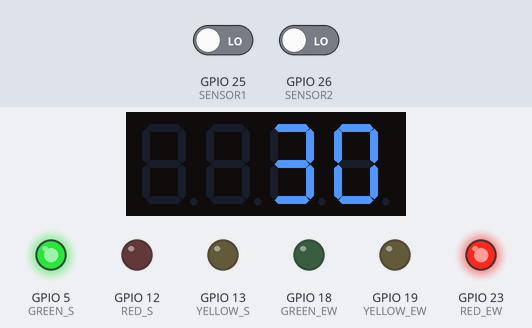
Simulated run of this sketch. Board: ESP32. Shown: 4-digit seven-segment display, output pins drawn as LEDs (lit = HIGH). The inputs (shaded band) are chosen by the test bench; at power-on: GPIO 25 (SENSOR1) LOW, GPIO 26 (SENSOR2) LOW. WiFi joins after 1.5 s; servers stay silent unless stated.

Above: at 0.1 s.
At 1.9 s:
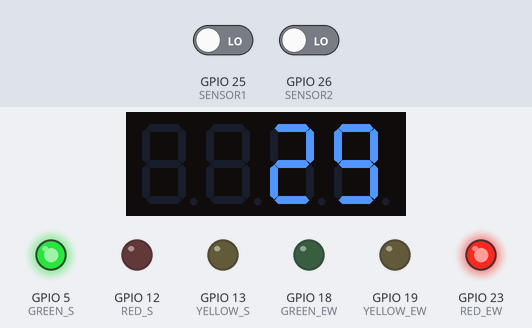
At 8.9 s:
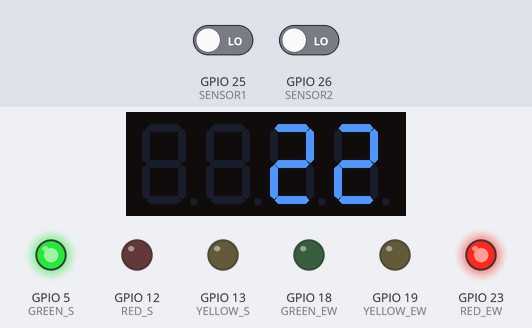
At 16.9 s:
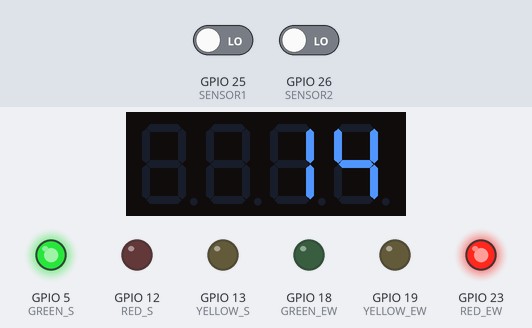
At 31.9 s:
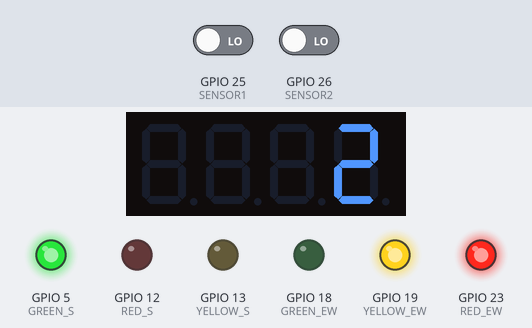
At 38.9 s:
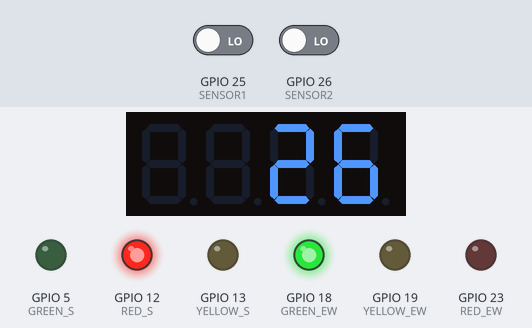
Timing chart, 0 to 40.0 s (numbered marks = the images above):
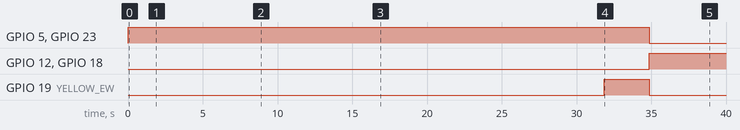

The sketch:

TrafficLights.ino
```cpp
#define BLYNK_PRINT Serial
#define BLYNK_TEMPLATE_ID "TMPL6tAvoUOJ6"
#define BLYNK_TEMPLATE_NAME "TrafficLights"

#include <WiFi.h>
#include <BlynkSimpleEsp32.h>
#include <TM1637Display.h>

// Define pins for seven segment display
#define CLK 27
#define DIO 14

TM1637Display display(CLK, DIO);

// Define traffic light pins for East-West (EW) and South (S)
#define RED_EW 23
#define YELLOW_EW 19
#define GREEN_EW 18

#define RED_S 12
#define YELLOW_S 13
#define GREEN_S 5

// Define sensor pins
#define SENSOR1 25
#define SENSOR2 26

// Blynk Auth Token
char auth[] = "PWGjZvkLXp8oqHEeYJR3YM2wgwqRd13z"; // Replace with your Blynk Auth Token
char ssid[] = "Anz"; // Replace with your WiFi SSID
char pass[] = "12345678"; // Replace with your WiFi password

// Durations in seconds
int redDuration = 30;
int yellowDuration = 2; // Duration for yellow light
int greenDuration = 30;

int sensor1State = 0;
int sensor2State = 0;

unsigned long previousMillis = 0;
unsigned long interval = 1000;

int counter = redDuration;
bool yellowTransition = false; // Flag to indicate yellow transition

// Blynk virtual pins
#define V0 V0 // Button for manual red EW
#define V1 V1 // Button for manual green EW
#define V2 V2 // Button for manual red S
#define V3 V3 // Button for manual green S

void setup() {
  Serial.begin(115200);

  // Initialize traffic light pins
  pinMode(RED_EW, OUTPUT);
  pinMode(YELLOW_EW, OUTPUT);
  pinMode(GREEN_EW, OUTPUT);

  pinMode(RED_S, OUTPUT);
  pinMode(YELLOW_S, OUTPUT);
  pinMode(GREEN_S, OUTPUT);

  // Initialize sensor pins
  pinMode(SENSOR1, INPUT);
  pinMode(SENSOR2, INPUT);

  // Initialize display
  display.setBrightness(0x0f);

  // Set initial state of traffic lights
  digitalWrite(RED_EW, HIGH);
  digitalWrite(YELLOW_EW, LOW);
  digitalWrite(GREEN_EW, LOW);

  digitalWrite(RED_S, LOW);
  digitalWrite(YELLOW_S, LOW);
  digitalWrite(GREEN_S, HIGH);

  display.showNumberDec(counter);

  // Initialize Blynk
  Blynk.begin(auth, ssid, pass);
}

void loop() {
  Blynk.run();

  unsigned long currentMillis = millis();

  // Check sensors
  sensor1State = digitalRead(SENSOR1);
  sensor2State = digitalRead(SENSOR2);

  // Adjust durations based on sensor input
  if (sensor1State == HIGH && sensor2State == HIGH) {
    redDuration = 20;
    greenDuration = 40;
  } else if (sensor1State == HIGH || sensor2State == HIGH) {
    redDuration = 25;
    greenDuration = 35;
  } else {
    redDuration = 30;
    greenDuration = 30;
  }

  // Update the countdown every second
  if (currentMillis - previousMillis >= interval) {
    previousMillis = currentMillis;
    counter--;

    if (counter < 0) {
      if (yellowTransition) {
        // End yellow transition
        yellowTransition = false;

        // Switch traffic light states after yellow light
        if (digitalRead(RED_EW) == HIGH) {
          // EW red -> green, S green -> red
          digitalWrite(YELLOW_EW, LOW);
          digitalWrite(RED_EW, LOW);
          digitalWrite(GREEN_EW, HIGH);
          digitalWrite(GREEN_S, LOW);
          digitalWrite(RED_S, HIGH);
          counter = greenDuration;
        } else {
          // EW green -> red, S red -> green
          digitalWrite(YELLOW_EW, LOW);
          digitalWrite(GREEN_EW, LOW);
          digitalWrite(RED_EW, HIGH);
          digitalWrite(RED_S, LOW);
          digitalWrite(GREEN_S, HIGH);
          counter = redDuration;
        }
      } else {
        // Start yellow transition
        yellowTransition = true;
        counter = yellowDuration;

        // Turn on yellow lights
        if (digitalRead(RED_EW) == HIGH) {
          digitalWrite(YELLOW_EW, HIGH);
        } else {
          digitalWrite(GREEN_EW, LOW);
          digitalWrite(YELLOW_EW, HIGH);
        }
      }
    }

    // Update display
    display.showNumberDec(counter);
  }

  // Update Blynk display
  Blynk.virtualWrite(V4, counter); // Counter display
}

// Blynk button handlers for manual control
BLYNK_WRITE(V0) {
  int value = param.asInt();
  digitalWrite(RED_EW, value);
}

BLYNK_WRITE(V1) {
  int value = param.asInt();
  digitalWrite(GREEN_EW, value);
}

BLYNK_WRITE(V2) {
  int value = param.asInt();
  digitalWrite(RED_S, value);
}

BLYNK_WRITE(V3) {
  int value = param.asInt();
  digitalWrite(GREEN_S, value);
}
```

Measured:
- by itself, GPIO 5 (GREEN_S), GPIO 23 (RED_EW): HIGH → LOW at 34.9 s
- by itself, GPIO 12 (RED_S), GPIO 18 (GREEN_EW): LOW → HIGH at 34.9 s
- by itself, GPIO 19 (YELLOW_EW): LOW → HIGH at 31.9 s, → LOW 3.0 s later
- what the display in image 2 shows lasts 1.0 s, from 8.9 s to 9.9 s
